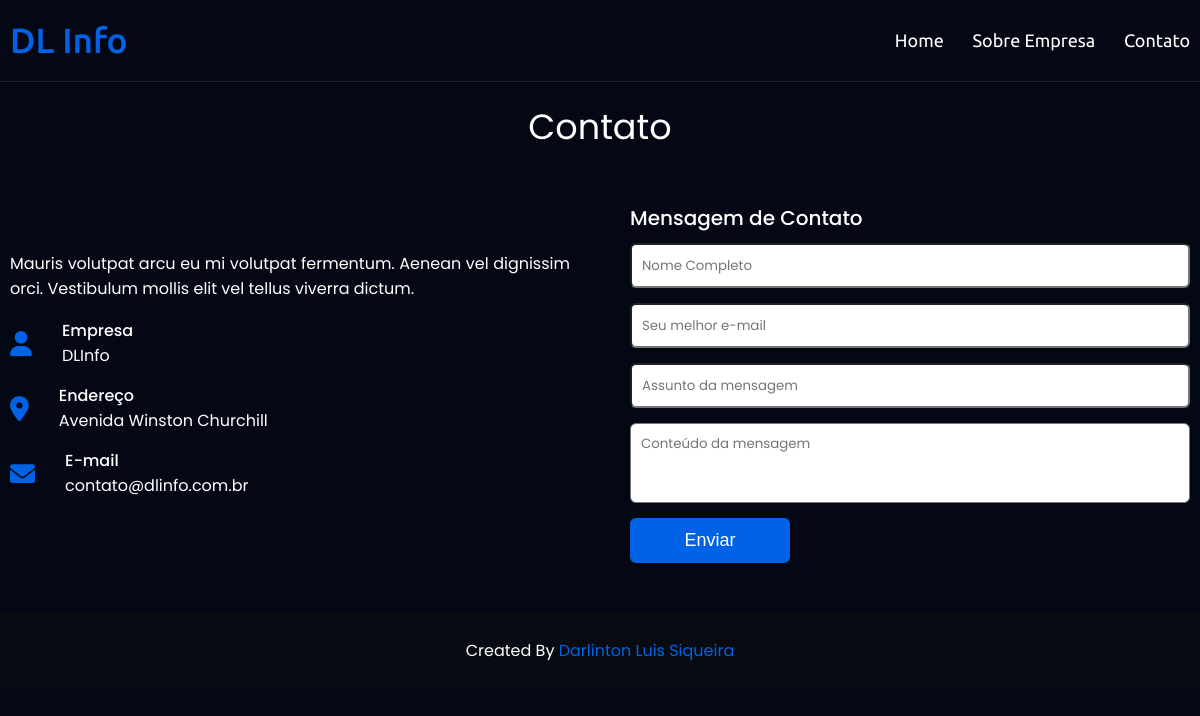
The app's page /contato with its own data.
### tables this page shows
CREATE TABLE `sts_contents_contacts` (
  `id` int(11) NOT NULL,
  `title_contact` varchar(220) NOT NULL,
  `desc_contact` text NOT NULL,
  `icon_company` varchar(44) NOT NULL,
  `title_company` varchar(220) NOT NULL,
  `desc_company` varchar(220) NOT NULL,
  `icon_address` varchar(44) NOT NULL,
  `title_address` varchar(220) NOT NULL,
  `desc_address` varchar(220) NOT NULL,
  `icon_email` varchar(44) NOT NULL,
  `title_email` varchar(220) NOT NULL,
  `desc_email` varchar(220) NOT NULL,
  `title_form` varchar(220) NOT NULL,
  `created` datetime NOT NULL,
  `modified` datetime DEFAULT NULL
);

CREATE TABLE `sts_footers` (
  `id` int(11) NOT NULL,
  `footer_desc` varchar(220) NOT NULL,
  `footer_text_link` varchar(220) NOT NULL,
  `footer_link` varchar(220) NOT NULL,
  `created` datetime NOT NULL,
  `modified` datetime DEFAULT NULL
);

### app/sts/Controllers/Contato.php (called while the page is built, shortened)
<?php
class Contato
{
    private array|string|null $data = null;
    public function index(): void
    {
        $contentContact = new \Sts\Models\StsContentContact();
        $this->data['content'] = $contentContact->index();
        $footer = new \Sts\Models\StsFooter();
        $this->data['footer'] = $footer->index();
        $loadView = new \Core\ConfigView("sts/Views/contato/contato", $this->data);
        $loadView->loadView();
    }
}

### index.php (called while the page is built, shortened)
<?php
$url = new Core\ConfigController();
$url->loadPage();

### app/sts/Models/helper/StsRead.php (called while the page is built, shortened)
<?php
class StsRead extends StsConn
{
    private string $select;
    private array $values = [];
    private object $query;
    public function fullRead(string $query, string|null $parseString = null): void
    {
        $this->select = $query;
        if (!empty($parseString)) {
            parse_str($parseString, $this->values);
        }
        $this->exeInstruction();
    }
    private function exeInstruction(): void
    {
        $this->connection();
        try {
            $this->exeParameter();
            $this->query->execute();
            $this->result = $this->query->fetchAll();
        } catch (PDOException $err) {
            $this->result = null;
        }
    }
    private function connection()
    {
        $this->conn = $this->connectDb();
        $this->query = $this->conn->prepare($this->select);
        $this->query->setFetchMode(PDO::FETCH_ASSOC);
    }
    private function exeParameter()
    {
        if ($this->values) {
            foreach ($this->values as $link => $value) {
                if (($link == 'limit') or ($link == 'offset') or ($link == 'id')) {
                    $value = (int) $value;
                }
                $this->query->bindValue(":{$link}", $value, (is_int($value) ? PDO::PARAM_INT : PDO::PARAM_STR));
            }
        }
    }
}

### app/sts/Models/helper/StsConn.php (called while the page is built, shortened)
<?php
abstract class StsConn
{
    private string $host = HOST;
    private string $user = USER;
    private string $pass = PASS;
    private string $dbname = DBNAME;
    public function connectDb(): object
    {
        try {
            $this->connect = new PDO("mysql:host={$this->host};dbname=" . $this->dbname, $this->user, $this->pass);
            return $this->connect;
        } catch (PDOException $err){
            die ("Erro: Por favor tente novamente. Caso o problema persista, entre em contato com o administrador " . EMAILADM);
        }
    }
}

### app/sts/Models/StsContentContact.php (called while the page is built, shortened)
<?php
class StsContentContact
{
    public function index(): array|null
    {
        $viewContentContact = new \Sts\Models\helper\StsRead();
        $viewContentContact->fullRead("SELECT title_contact, desc_contact, icon_company, title_company, desc_company, icon_address, title_address, desc_address, icon_email, title_email, desc_email, title_form
                            FROM sts_contents_contacts
                            WHERE id=:id
                            LIMIT :limit", "id=1&limit=1");
        $this->data = $viewContentContact->getResult();
        return $this->data;
    }
}

### app/sts/Models/StsFooter.php (called while the page is built, shortened)
<?php
class StsFooter
{
    public function index(): array|null
    {
        $viewFooter = new \Sts\Models\helper\StsRead();
        $viewFooter->fullRead("SELECT footer_desc, footer_text_link, footer_link
                            FROM sts_footers
                            WHERE id=:id
                            LIMIT :limit", "id=1&limit=1");
        $this->data = $viewFooter->getResult();
        return $this->data;
    }
}

### app/sts/Views/contato/contato.php (the view, shortened to what this page needs)
<?php
if (!empty($this->data['content'][0])) {
    extract($this->data['content'][0]);
} else {
    echo "<p style='color: #f00;'>Erro: Nenhum informação de contato encontrado!</p>";
}
?>
<section class="contact">
    <div class="max-width">
        <h2 class="title"><?php if (isset($title_contact)){ echo $title_contact; } ?></h2>
        <div class="contact-content">
            <div class="column left">
                <p><?php if (isset($desc_contact)){ echo $desc_contact; } ?></p>
                <div class="icons">
                    <div class="row">
                        <i class="<?php if (isset($icon_company)){ echo $icon_company; } ?>"></i>
                        <div class="info">
                            <div class="head"><?php if (isset($title_company)){ echo $title_company; } ?></div>
                            <div class="sub-title"><?php if (isset($desc_company)){ echo $desc_company; } ?></div>
                        </div>
                    </div>
                    <div class="row">
                        <i class="<?php if (isset($icon_address)){ echo $icon_address; } ?>"></i>
                        <div class="info">
                            <div class="head"><?php if (isset($title_address)){ echo $title_address; } ?></div>
                            <div class="sub-title"><?php if (isset($desc_address)){ echo $desc_address; } ?></div>
                        </div>
                    </div>
                    <div class="row">
                        <i class="<?php if (isset($icon_email)){ echo $icon_email; } ?>"></i>
                        <div class="info">
                            <div class="head"><?php if (isset($title_email)){ echo $title_email; } ?></div>
                            <div class="sub-title"><?php if (isset($desc_email)){ echo $desc_email; } ?></div>
                        </div>
                    </div>
                </div>
            </div>
            <div class="column right">
                <div class="text"><?php if (isset($title_form)){ echo $title_form; } ?></div>
                <form method="POST" action="">
                    <div class="fields">
                        <div class="field name">
                            <input name="name" type="text" id="name" placeholder="Nome Completo" required value="<?php if (isset($name)) {
                                                                                                                        echo $name;
                                                                                                                    } ?>"><br><br>
                        </div>
                        <div class="field email">
                            <input name="email" type="email" id="email" placeholder="Seu melhor e-mail" required value="<?php if (isset($email)) {
                                                                                                                            echo $email;
                                                                                                                        } ?>"><br><br>
                        </div>
                    </div>
                    <div class="field">
                        <input name="subject" type="text" id="subject" placeholder="Assunto da mensagem" required value="<?php if (isset($subject)) {
                                                                                                                                echo $subject;
                                                                                                                            } ?>"><br><br>
                    </div>
                    <div class="field textarea">
                        <textarea name="content" rows="6" cols="50" placeholder="Conteúdo da mensagem" required><?php if (isset($content)) {
                                                                                                                } ?></textarea><br><br>
                    </div>
                    <div class="button-area">
                        <button name="AddContMsg" type="submit" value="Enviar">Enviar</button>
                    </div>
                </form>
            </div>
        </div>
    </div>
</section>

### app/sts/Views/include/footer.php (shortened to what this page needs)
<?php
if (!empty($this->data['footer'][0])) {
    extract($this->data['footer'][0]);
?>
    <footer>
        <span><?php echo $footer_desc; ?> <a href="<?php echo $footer_link; ?>" target="_blank"><?php echo $footer_text_link; ?></a></span>
    </footer>
<?php
} else {
    echo "<p style='color: #f00;'>Erro: Nenhum rodapé encontrado!</p>";
}
?>
</body>
</html>

### app/sts/assets/css/custom.css (style rules this page uses)
* { margin: 0; padding: 0; box-sizing: border-box; text-decoration: none; }
:root { --main-color: #040714; --site-color: #fff; --active-color: #0063e5; --first-color: #08132f; --second-color: #090b13; --third-color: #1b202a; --bg-alert-danger: #f8d7da; --color-alert-danger: #842029; --border-alert-danger: #f5c2c7; --bg-alert-success: #d1e7dd; --color-alert-success: #0f5132; --border-alert-success: #badbcc; }
body { background-color: var(--main-color); color: var(--site-color); }
.max-width { max-width: 1300px; padding: 0 10px; margin: auto; }
section { padding: 50px 0; }
footer { background: var(--second-color); padding: 25px 23px; color: var(--site-color); text-align: center; font-family: 'Poppins', sans-serif; }
footer span a { color: var(--active-color); }
.contact { color: var(--site-color); background-color: var(--main-color); font-family: 'Poppins', sans-serif; }
.contact .title { text-align: center; margin-bottom: 50px; padding-top: 50px; font-weight: 400; font-size: 35px; }
.contact .contact-content { display: flex; flex-wrap: wrap; align-items: center; justify-content: space-between; }
.contact .contact-content .column { width: calc(50% - 30px); }
.contact .contact-content .left p { text-align: justify; }
.contact .contact-content .left .icons { margin: 10px 0; }
.contact .contact-content .row { display: flex; height: 65px; align-items: center; }
.contact .contact-content .row .info { margin-left: 30px; }
.contact .contact-content .row i { font-size: 25px; color: var(--active-color); }
.contact .contact-content .info .head { font-weight: 500; }
.contact .contact-content .info .sub-title { color: var(--site-color); }
.contact .contact-content .text { font-size: 20px; font-weight: 500; margin-bottom: 10px; }
.contact .right form .field, .contact .right form .fields .field { height: 45px; width: 100%; margin-bottom: 15px; }
.contact .right form .textarea { height: 80px; width: 100%; }
.contact .right form .field input, .contact .right form .field textarea { height: 100%; width: 100%; border-radius: 6px; outline: none; padding: 0 10px; font-family: 'Poppins', sans-serif; transition: all 0.3s ease; }
.contact .right form .textarea textarea { padding-top: 10px; resize: none; }
.contact .right form .button-area { display: flex; align-items: center; }
.right form .button-area button { background-color: var(--active-color); color: var(--site-color); display: block; width: 160px !important; height: 45px; outline: none; font-size: 18px; font-weight: 400; border-radius: 6px; cursor: pointer; flex-wrap: wrap; border: 2px solid var(--active-color); transition: all 0.3s ease; }

### records on screen
sts_contents_contacts: title_contact "Contato", desc_contact "Mauris volutpat arcu eu mi volutpat fermentum. Aenean vel dignissim orci. Vestibulum mollis elit vel tellus viverra dictum.", title_company "Empresa", desc_company "DLInfo", title_address "Endereço", desc_address "Avenida Winston Churchill", title_email "E-mail", desc_email "contato@dlinfo.com.br", title_form "Mensagem de Contato"
sts_footers: footer_desc "Created By", footer_text_link "Darlinton Luis Siqueira"
